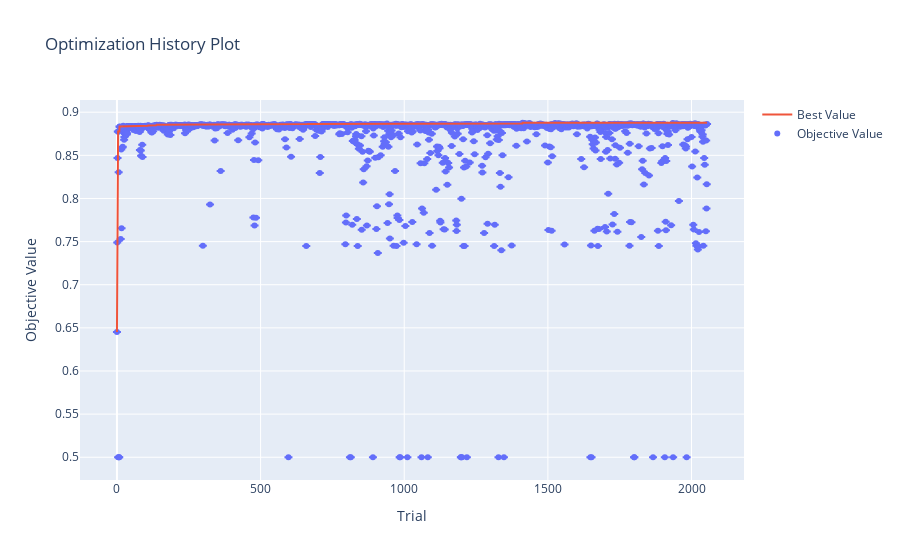

The notebook cell this image was saved under:
### Code cell
# Plotting Optimization History
optimization_history_plot = vis.plot_optimization_history(study, error_bar=True)
optimization_history_plot.show()

### Figure 1 — Plotly figure (JSON) as saved in the notebook; plotly's stock layout.template omitted (floating-point values rounded to 4 significant figures; data arrays with more than 128 entries replaced by an {"elided": "..."} marker saying what was removed)
{"data": [{"error_y": {"array": {"elided": "2055 int values"}, "type": "data", "visible": true}, "mode": "markers", "name": "Objective Value", "type": "scatter", "x": {"elided": "2055 int values"}, "y": {"elided": "2055 float values"}}, {"name": "Best Value", "type": "scatter", "x": {"elided": "2055 int values"}, "y": {"elided": "2055 float values"}}, {"line": {"width": 0.01}, "mode": "lines", "showlegend": false, "type": "scatter", "x": {"elided": "2055 int values"}, "y": {"elided": "2055 float values"}}, {"fill": "tonexty", "fillcolor": "rgba(255,0,0,0.2)", "mode": "none", "showlegend": false, "type": "scatter", "x": {"elided": "2055 int values"}, "y": {"elided": "2055 float values"}}], "layout": {"title": {"text": "Optimization History Plot"}, "xaxis": {"title": {"text": "Trial"}}, "yaxis": {"title": {"text": "Objective Value"}}}}
